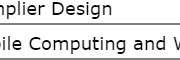
#> input picture images/cropped.png, 180 x 60 px, found by its file name
$ python GTUResult_imagetotext.py
#> lines starting #> are read from the running program, lines starting #| are printed output that depends on the picture; after the words box and inside, x2 and y2 are one past the last pixel; in counts of white or black regions, pixels touching at a corner belong together
import cv2
from PIL import Image, ImageCms, ImageFilter
basic_path="C:/Users/158421/OneDrive - Arrow Electronics, Inc/Desktop/GTU-result-Robot/Automation_GTUResult/images/"
# convert to inverted mask and save img_temp
im = cv2.imread(basic_path+"cropped.png")
#> im is the input picture: shape (60, 180, 3); min 0, max 255, mean 222.5
gray = cv2.cvtColor(im, cv2.COLOR_BGR2GRAY)
thresh = cv2.threshold(gray, 0, 255, cv2.THRESH_BINARY_INV + cv2.THRESH_OTSU)[1]
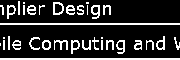
#> thresh: shape (60, 180); 18.2% white in thin lines or dots
horizontal_kernel = cv2.getStructuringElement(cv2.MORPH_RECT, (25, 1))
Mask = cv2.morphologyEx(thresh, cv2.MORPH_OPEN,horizontal_kernel, iterations=2)
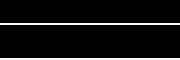
#> Mask: shape (60, 180); 6.7% white; 2 white regions, box (x1, y1, x2, y2) and area: (0, 23, 180, 25) 360, (0, 58, 180, 60) 360
#Mask = cv2.bitwise_not(Mask)
cv2.imwrite(basic_path+"old.png", Mask)

# open img_temp and reinvert mask
img = Image.open(basic_path+"old.png")
img = img.convert("RGBA")
datas = img.getdata()
newData = []
for item in datas:
    if item[0] == 0 and item[1] == 0 and item[2] == 0:
        newData.append((255, 255, 255, 0))
    else:
        newData.append(item)
#> after the loop, newData = 10800 items, first 6: (255, 255, 255, 0), (255, 255, 255, 0), (255, 255, 255, 0), (255, 255, 255, 0), (255, 255, 255, 0), (255, 255, 255, 0)
img.putdata(newData)

# paste mask on img and save new_temp_img
background = Image.open(basic_path+"cropped.png")
background = background.convert("RGBA")
background.paste(img,mask=img)
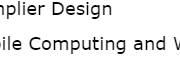
#> background: PIL image 180x60 RGBA; mean R, G, B, A 231, 231, 231, 255
background.save(basic_path+"new.png","png")

import easyocr
#> (the run stopped early here; a loop or call above may not have finished)
